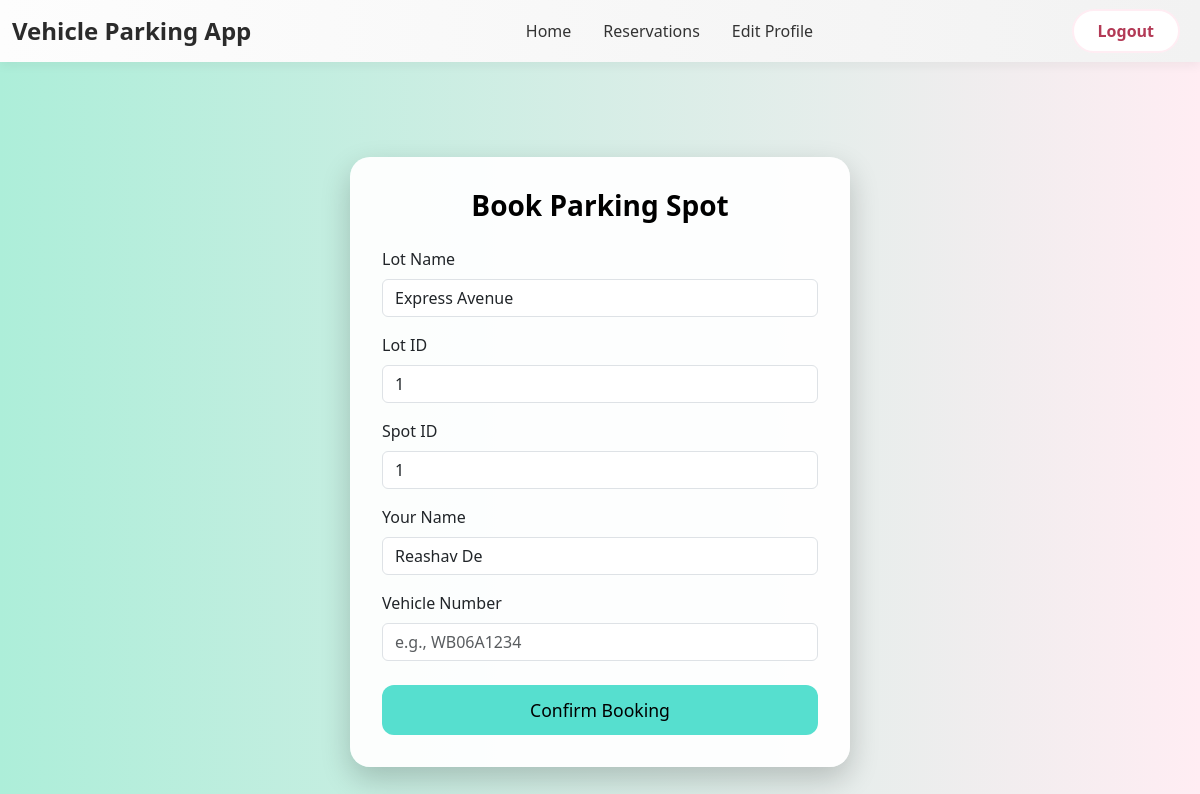
Before: /user_dashboard/book/1 (signed in) with the older database file.
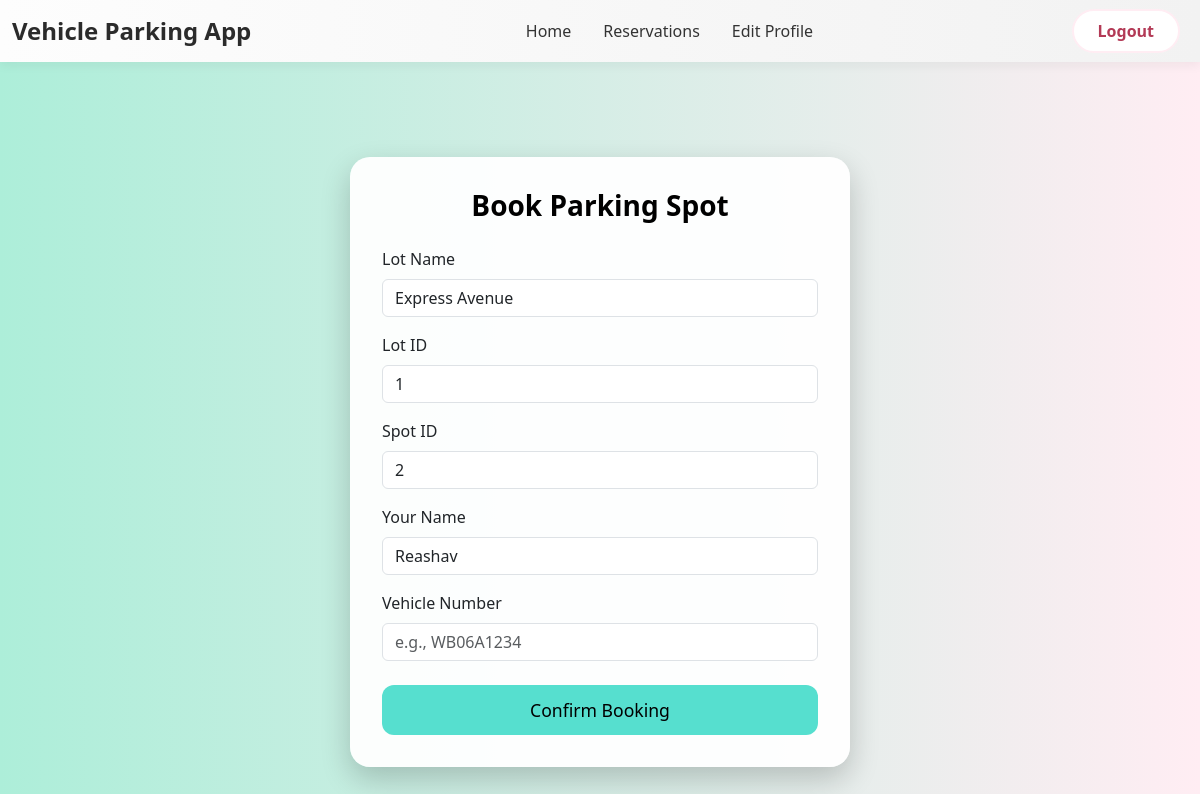
After: the same page with the newer database file.
### models.py (models this page shows)
class Parking_Spot(db.Model):
    __tablename__ = 'parking_spot'
    id = db.Column(db.Integer, primary_key=True)
    lot_id = db.Column(db.Integer, db.ForeignKey('parking_lot.id'), nullable=False)
    status = db.Column(db.String(1), default='A', nullable=False)
    reservations = db.relationship('Reservation', backref='parking_spot', lazy=True)

class User(db.Model):
    __tablename__ = 'user'
    id = db.Column(db.Integer, primary_key=True)
    username = db.Column(db.String(32), unique=True, nullable=False)
    passhash = db.Column(db.String(256), nullable=False)
    name = db.Column(db.String(64), nullable=False)
    is_admin = db.Column(db.Boolean, default=False, nullable=False)
    reservations = db.relationship('Reservation', backref='user', lazy=True)

### routes.py (the view, shortened to what this page needs)
@app.route('/user_dashboard/book/<int:lot_id>', methods=['GET', 'POST'])
@auth_required
def book_parking_spot(lot_id):
    lot = Parking_Lot.query.get_or_404(lot_id)
    user = User.query.get(session['user_id'])
    spot = Parking_Spot.query.filter_by(lot_id=lot_id, status='A').first()
    return render_template('book_parking_spot.html', lot=lot, user=user, spot=spot)

### routes.py (called while the page is built)
def auth_required(func):
    @wraps(func)
    def inner(*args, **kwargs):
        if 'user_id' in session:
            return func(*args, **kwargs)
        else:
            flash('You need to log in first', 'danger')
            return redirect(url_for('user_login'))
    return inner

### templates/book_parking_spot.html (shortened to what this page needs)
{% extends 'layout.html' %}
{% block navbar %}
    {% include 'user_navbar.html' %}
{% endblock navbar %}
{% block content %}
<div class="container d-flex justify-content-center align-items-center book-container">
    <div class="book-card text-center">
        <h2 class="form-title mb-4">Book Parking Spot</h2>
        <form method="POST" action="">
            <div class="mb-3 text-start">
                <label class="form-label">Lot Name</label>
                <input type="text" class="form-control" name="lot_name" value="{{ lot.prime_location_name }}" readonly>
            </div>
            <div class="mb-3 text-start">
                <label class="form-label">Lot ID</label>
                <input type="text" class="form-control" name="lot_id" value="{{ lot.id }}" readonly>
            </div>
            <div class="mb-3 text-start">
                <label for="spot_id" class="form-label">Spot ID</label>
                <input type="number" class="form-control" id="spot_id" name="spot_id"
                       value="{{ spot.id if spot else 'N/A' }}" readonly>
            </div>
            <div class="mb-3 text-start">
                <label class="form-label">Your Name</label>
                <input type="text" class="form-control" name="user_name" value="{{ user.name }}" readonly>
            </div>
            <div class="mb-4 text-start">
                <label for="vehicle_number" class="form-label">Vehicle Number</label>
                <input type="text" class="form-control" id="vehicle_number" name="vehicle_number" placeholder="e.g., WB06A1234" required>
            </div>
            <div class="d-grid">
                <button type="submit" class="btn btn-save">Confirm Booking</button>
            </div>
        </form>
    </div>
</div>
{% endblock content %}

Changed rows visible on the page:
no longer on this page (row edited): Parking_Spot: spot_id "1"
now on this page (row unchanged): Parking_Spot: spot_id "2"
changed User: user_name "Reashav De" → "Reashav"
